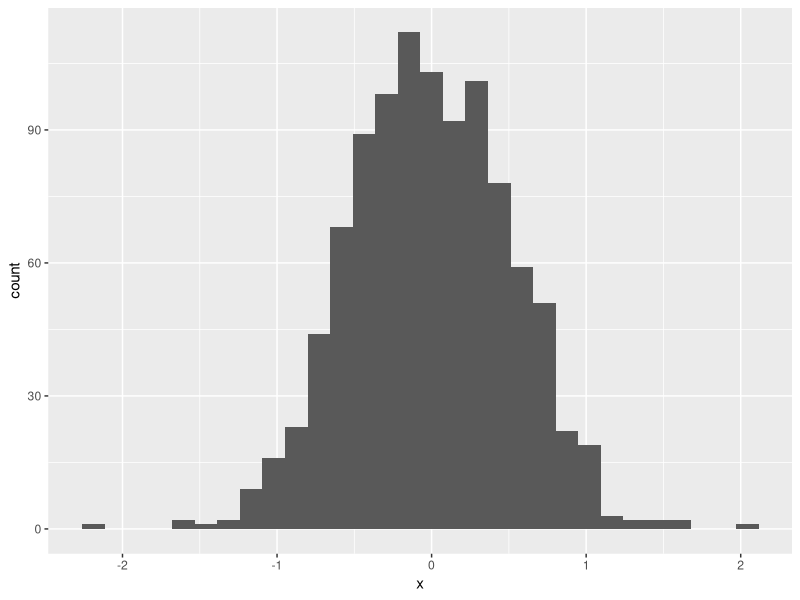
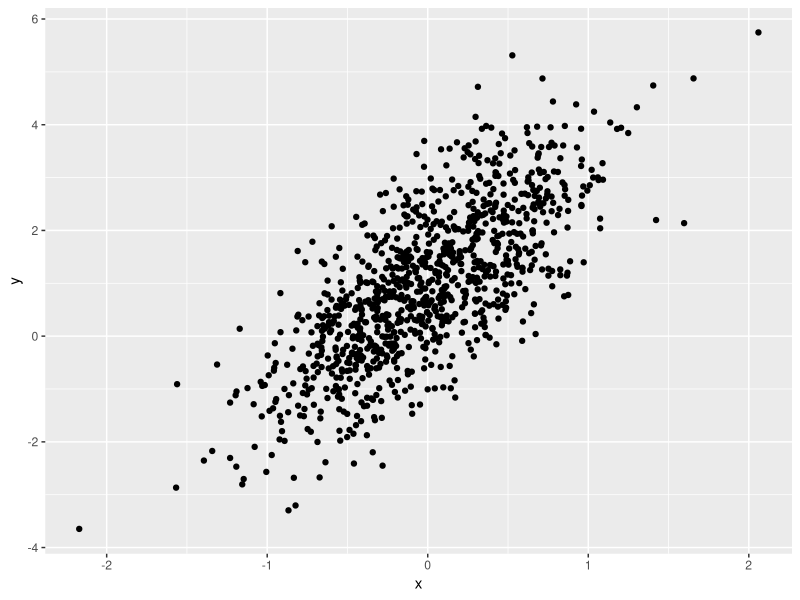
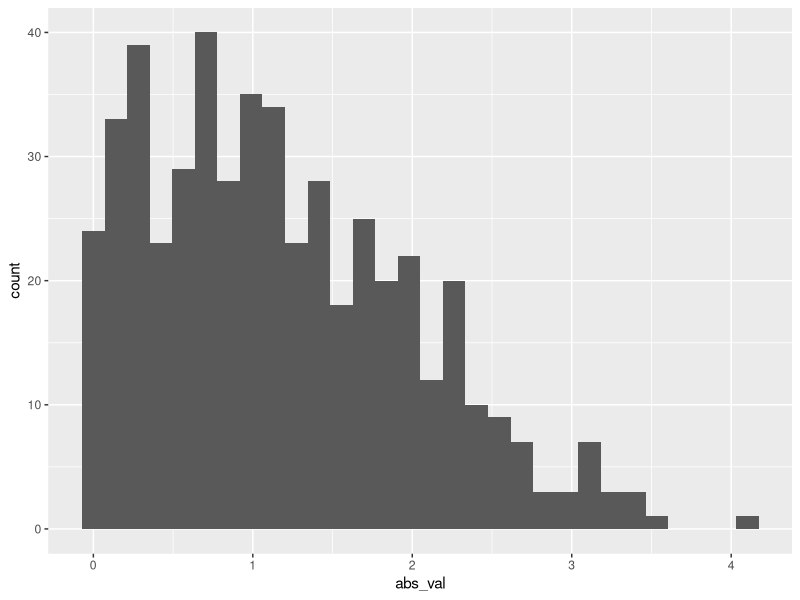

Source code (R) for these figures, in order:
## ---- chunk 1
library(tidyverse)
## ---- chunk 2
samp = rnorm(100)
length(samp)
## ---- chunk 3

plot_df=
  tibble(
    x=rnorm(1000,sd=0.5),
    y=1+2*x+rnorm(1000)
  )
## ---- chunk 4
ggplot(plot_df,aes(x=x))+geom_histogram()
## ---- chunk 5
ggplot(plot_df,aes(x=x,y=y))+geom_point()
## ---- chunk 6
la_df=
  tibble(
    num_samp=rnorm(500,mean=1),
    log_vecc=num_samp>0,
    abs_val=abs(num_samp)
  )
ggplot(la_df,aes(x=abs_val))+geom_histogram()
